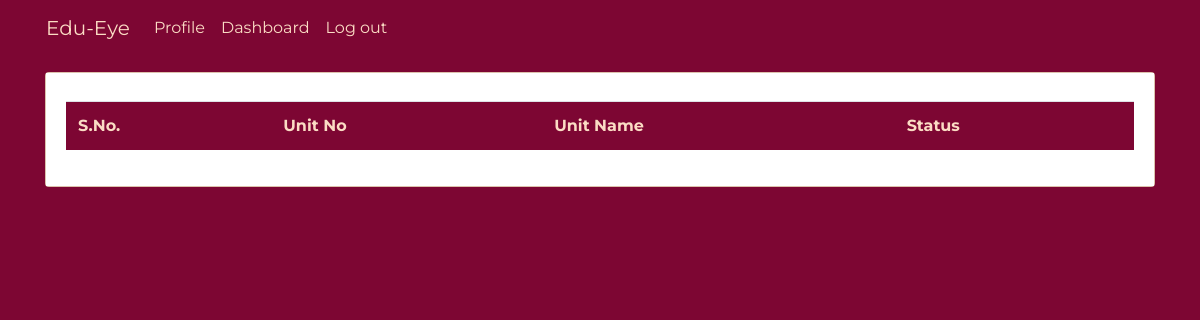
The app's page /teacher/unit_teacher/1 (signed in), older data.
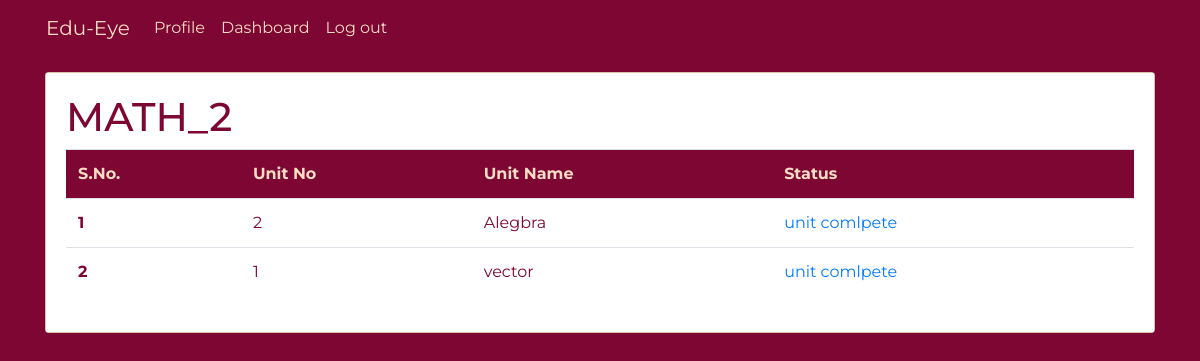
The same page, newer data.
### account/models.py (models this page shows)
class TrackProgressBatchCourse(models.Model):
    unit = models.ForeignKey(Unit, on_delete=models.CASCADE, null=True)
    batchcourse = models.ForeignKey(BatchCourse, on_delete=models.CASCADE,null=True)
    is_completed = models.BooleanField(default=False)
    rating = models.IntegerField(default=0)
    students_polled = models.IntegerField(default=0)
    lecture_taken=models.IntegerField(default=0)
    class Meta:
        unique_together = ('unit', 'batchcourse')
    def __str__(self):
        return str(self.unit)+ " - " + str(self.batchcourse)

class BatchCourse(models.Model):
    batch = models.ForeignKey(Batch, on_delete=models.CASCADE)
    course = models.ForeignKey(Course, on_delete=models.CASCADE)
    def __str__(self):
        return str(self.batch) + " - " + str(self.course.name)

class Course(models.Model):
    SUBJECT = (("MATH", "Mathematics"), ("ENG", "English"),
                  ("HINDI", "Hindi"), ("SCI", "Science"))
    name = models.TextField(default=1,choices=SUBJECT)
    class_no = models.IntegerField(unique=True)
    def __str__(self):
        return str(self.name) +"_"+str(self.class_no)

class Unit(models.Model):
    unit_no = models.IntegerField()
    name = models.TextField()
    course = models.ForeignKey(Course, on_delete=models.CASCADE)
    def __str__(self):
        return str(self.name)+ " - " + str(self.course.name)

### teacher/views.py (the view)
# urls.py: path('unit_teacher/<int:bid>',views.unitdetail,name="unit_teacher"),
@login_required(login_url='login')
def unitdetail(request, bid):
    if request.user.is_teacher ==True:
        if request.user.is_teacher ==True:
            batchdetail = TrackProgressBatchCourse.objects.filter(batchcourse_id=bid)
            print(batchdetail)
        return render(request, 'teacher/unitdash.html', {'batchdetails': batchdetail,'bid':bid})
    else:
        print("NOT A Teacher!! login as teacher :P")
        return redirect('login')

### account/models.py (called while the page is built)
    def __str__(self):
        return str(self.in_class) + "-" + self.section

### templates/teacher/unitdash.html
{% extends 'basic.html' %}
{% load static %}
{% load crispy_forms_tags %}
{% block body %}
<div class="container">
  <div class="card mb-3 mt-3">
    <div class="card-body" style="background-color:#fff">
      <h1 class="title">{{batchdetails.0.batchcourse.course}}</h1>
      <table class="table table-borderless">
        <thead>
          <tr class="tablehead">
            <td scope="col">S.No.</td>
            <td scope="col">Unit No</td>
            <td scope="col">Unit Name</td>
            <td scope="col">Status</td>
          </tr>
        </thead>
        <tbody>
          {% for batchdetail in batchdetails%}
          <tr>
            <th scope="row">{{ forloop.counter }}</th>
            <td>{{batchdetail.unit.unit_no}}</td>
            <td>{{batchdetail.unit.name}}</td>
            <td><a href="{% url 'unit_complete_teacher' bid batchdetail.unit_id %}">unit comlpete</a></td>
          </tr>
          {% endfor%}
        </tbody>
      </table>
    </div>
  </div>
</div>
{% endblock body %}

### templates/basic.html (shortened to what this page needs)
{% load static %}
<!DOCTYPE html>
<html lang="en" dir="ltr">
<head>
  <link rel="stylesheet" href="{% static 'css/basic.css' %}">
  <link rel="stylesheet" href="https://maxcdn.bootstrapcdn.com/bootstrap/4.0.0/css/bootstrap.min.css">
</head>
<body >
  <nav class="container navbar navbar-expand-lg">
    <a class="navbar-brand" href="#">Edu-Eye</a>
    <div class="collapse navbar-collapse" id="navbarNav">
      <ul class="navbar-nav">
        {%if user.is_principal %}
        <li class="nav-item">
          <a class="nav-link" href="{%url 'profile_teacher'%}">Profile</a>
        </li>
        <li class="nav-item">
          <a class="nav-link" href="{%url 'view_course'%}">Course Details</a>
        </li>
        <li class="nav-item">
          <a class="nav-link" href="{%url 'coursebatchdetails'%}">Batch Details</a>
        </li>
        <li class="nav-item">
        <li class="nav-item">
          <a class="nav-link" href="{%url 'add_course'%}">Add course/unit</a>
        </li>
        <li class="nav-item">
          <a class="nav-link" href="#">Log out</a>
        </li>
        {% elif user.is_teacher%}
        <li class="nav-item">
          <a class="nav-link" href="{%url 'profile_teacher'%}">Profile</a>
        </li>
        <li class="nav-item">
          <a class="nav-link" href="{%url 'dashboard_teacher'%}">Dashboard</a>
        </li>
        <li class="nav-item">
          <a class="nav-link" href="#">Log out</a>
        </li>
        {% endif %}
      </ul>
    </div>
  </nav>
  {%block body%}
  {% endblock body %}
    </body>
  </html>

### static/css/basic.css (style rules this page uses)
* { margin: 0; padding: 0; outline: none; box-sizing: border-box; font-family: 'Montserrat', sans-serif; }
body { background-color: #7d0633 !important; margin-bottom: 20px; }
.container { background-color: #7d0633 !important; color: #fbdcc4 !important; }
.tablehead { background-color: #7d0633 !important; color: #fbdcc4 !important; font-weight: bold; }
.navbar-brand { color: #fbdcc4; }
.nav-link { color: #fbdcc4; }
.card { background-color: #fbdcc4 !important; color: #7d0633; }
.card-body { background-color: #7d0633; }

Row changes from the older to the newer data that the page shows:
added TrackProgressBatchCourse: batchcourse.class_no "MATH_2", unit.unit_no "2", unit.name "Alegbra"
added TrackProgressBatchCourse: unit.unit_no "1", unit.name "vector"
